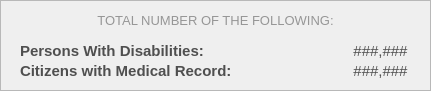
    <widget class="QFrame" name="stat_framePWD">
     <property name="geometry">
      <rect>
       <x>830</x>
       <y>60</y>
       <width>431</width>
       <height>91</height>
      </rect>
     </property>
     <property name="styleSheet">
      <string notr="true">#stat_framePWD{
	background-color: #fcfcfc;
}</string>
     </property>
     <property name="frameShape">
      <enum>QFrame::Shape::StyledPanel</enum>
     </property>
     <property name="frameShadow">
      <enum>QFrame::Shadow::Raised</enum>
     </property>
     <widget class="QLabel" name="health_label_pwd">
      <property name="geometry">
       <rect>
        <x>20</x>
        <y>40</y>
        <width>201</width>
        <height>21</height>
       </rect>
      </property>
      <property name="font">
       <font>
        <family>Arial</family>
        <pointsize>11</pointsize>
        <bold>true</bold>
       </font>
      </property>
      <property name="styleSheet">
       <string notr="true">#health_label_pwd {
	background-color: transparent;
	color: #4f4f4f;
}
</string>
      </property>
      <property name="text">
       <string>Persons With Disabilities:</string>
      </property>
      <property name="alignment">
       <set>Qt::AlignmentFlag::AlignLeading|Qt::AlignmentFlag::AlignLeft|Qt::AlignmentFlag::AlignVCenter</set>
      </property>
     </widget>
     <widget class="QLabel" name="label_desc2_3">
      <property name="geometry">
       <rect>
        <x>0</x>
        <y>10</y>
        <width>431</width>
        <height>20</height>
       </rect>
      </property>
      <property name="font">
       <font>
        <family>Arial</family>
        <pointsize>10</pointsize>
       </font>
      </property>
      <property name="styleSheet">
       <string notr="true">#label_desc2_3{
	color: #969696;
}</string>
      </property>
      <property name="text">
       <string>TOTAL NUMBER OF THE FOLLOWING:</string>
      </property>
      <property name="alignment">
       <set>Qt::AlignmentFlag::AlignCenter</set>
      </property>
     </widget>
     <widget class="QLabel" name="health_pwd">
      <property name="geometry">
       <rect>
        <x>350</x>
        <y>40</y>
        <width>61</width>
        <height>21</height>
       </rect>
      </property>
      <property name="font">
       <font>
        <family>Arial</family>
        <pointsize>11</pointsize>
        <bold>false</bold>
       </font>
      </property>
      <property name="styleSheet">
       <string notr="true">#health_pwd {
	background-color: transparent;
	color: #4f4f4f;
}
</string>
      </property>
      <property name="text">
       <string>###,###</string>
      </property>
      <property name="alignment">
       <set>Qt::AlignmentFlag::AlignCenter</set>
      </property>
     </widget>
     <widget class="QLabel" name="health_label_medrec">
      <property name="geometry">
       <rect>
        <x>20</x>
        <y>60</y>
        <width>321</width>
        <height>21</height>
       </rect>
      </property>
      <property name="font">
       <font>
        <family>Arial</family>
        <pointsize>11</pointsize>
        <bold>true</bold>
       </font>
      </property>
      <property name="styleSheet">
       <string notr="true">#health_label_medrec {
	background-color: transparent;
	color: #4f4f4f;
}
</string>
      </property>
      <property name="text">
       <string>Citizens with Medical Record:</string>
      </property>
      <property name="alignment">
       <set>Qt::AlignmentFlag::AlignLeading|Qt::AlignmentFlag::AlignLeft|Qt::AlignmentFlag::AlignVCenter</set>
      </property>
     </widget>
     <widget class="QLabel" name="health_medrec">
      <property name="geometry">
       <rect>
        <x>350</x>
        <y>60</y>
        <width>61</width>
        <height>21</height>
       </rect>
      </property>
      <property name="font">
       <font>
        <family>Arial</family>
        <pointsize>11</pointsize>
        <bold>false</bold>
       </font>
      </property>
      <property name="styleSheet">
       <string notr="true">#health_medrec {
	background-color: transparent;
	color: #4f4f4f;
}
</string>
      </property>
      <property name="text">
       <string>###,###</string>
      </property>
      <property name="alignment">
       <set>Qt::AlignmentFlag::AlignCenter</set>
      </property>
     </widget>
    </widget>
